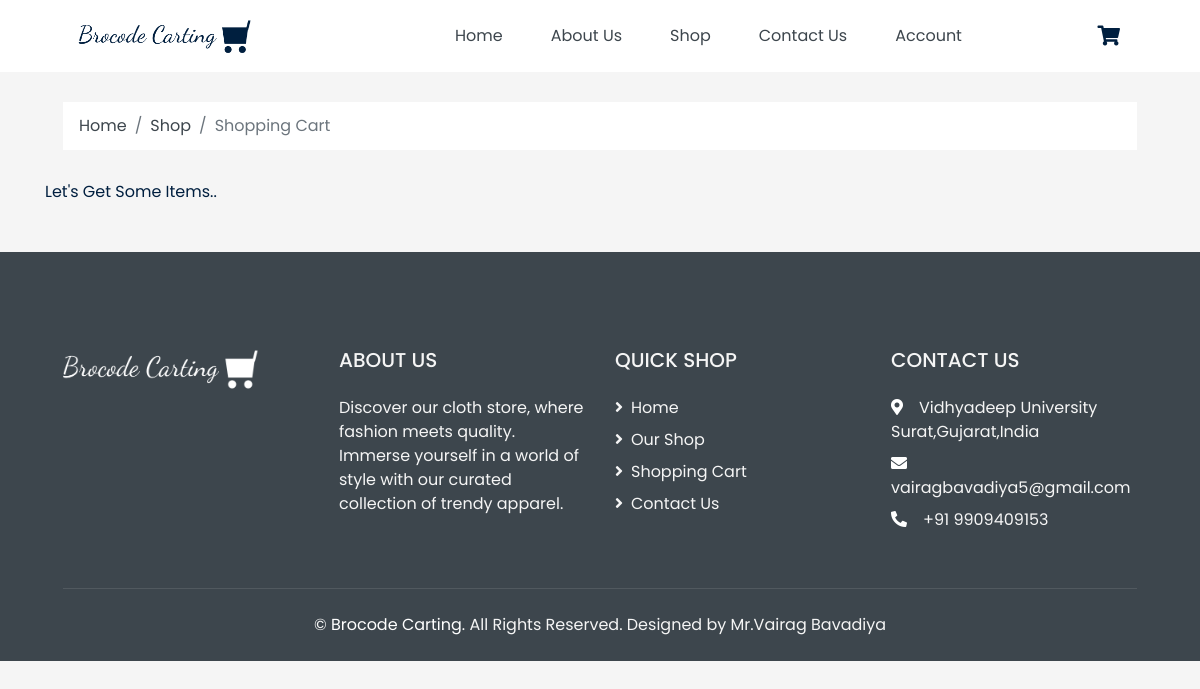
/cart.php (signed in), run on an earlier commit of the app's database.
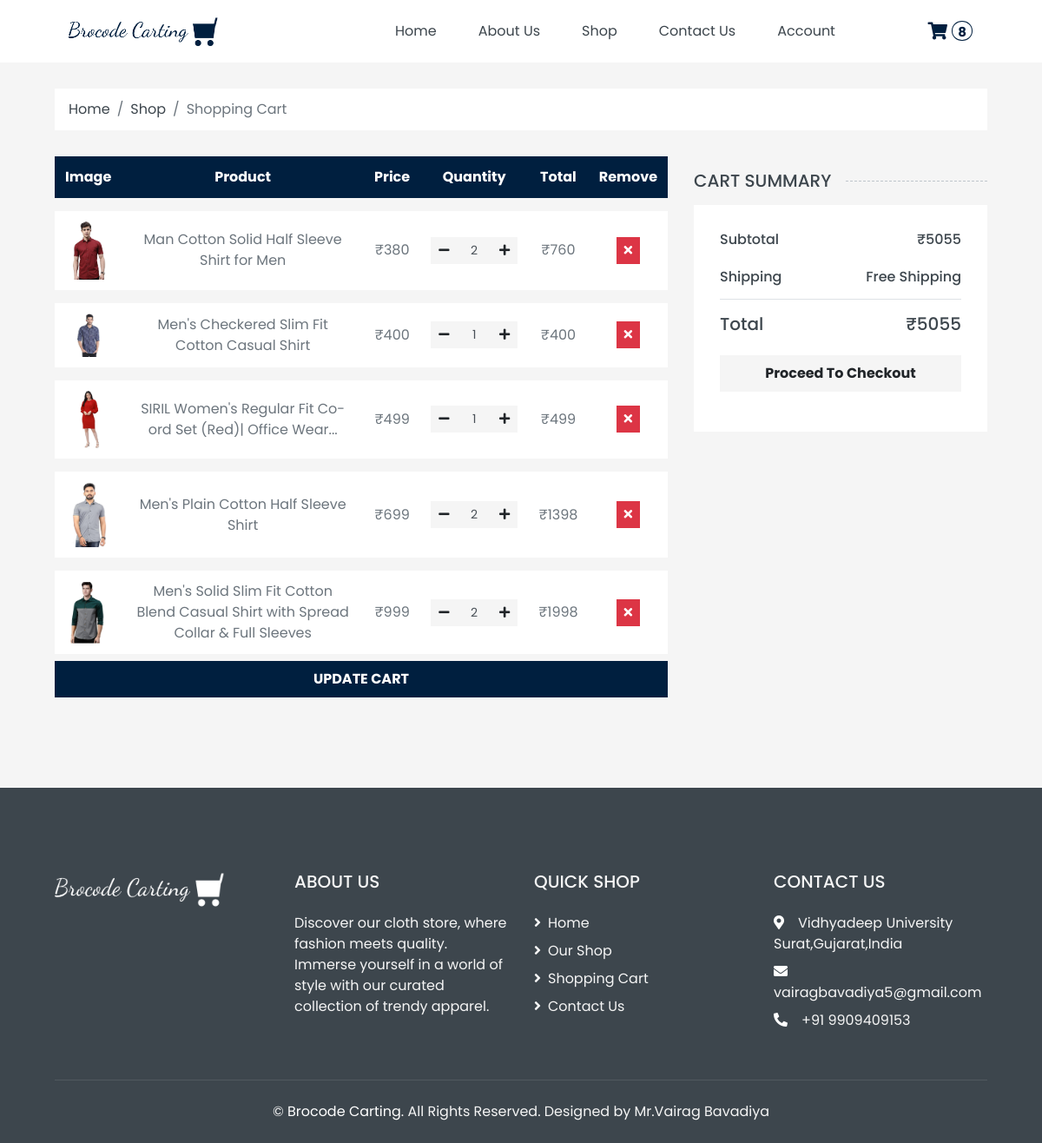
And on a later commit of the database.
### tables this page shows
CREATE TABLE `cart` (
  `id` int(10) NOT NULL,
  `product_id` int(20) DEFAULT NULL,
  `qty` int(20) NOT NULL,
  `user_id` int(20) DEFAULT NULL,
  `amount` decimal(6,2) NOT NULL
);

CREATE TABLE `product` (
  `id` int(20) NOT NULL,
  `category_id` int(20) NOT NULL,
  `variants_id` int(20) NOT NULL,
  `attribute_id` int(20) NOT NULL,
  `p_name` varchar(200) NOT NULL,
  `p_image` longtext DEFAULT NULL,
  `p_description` longtext NOT NULL,
  `stock` int(50) NOT NULL,
  `price` int(50) NOT NULL,
  `created_by` int(20) DEFAULT NULL,
  `updated_by` int(20) DEFAULT NULL,
  `created_at` datetime DEFAULT NULL,
  `updated_at` datetime DEFAULT NULL,
  `is_active` tinyint(1) NOT NULL,
  `is_delete` tinyint(1) DEFAULT NULL
);

### cart.php (the view, shortened to what this page needs)
<?php
require("config.php");
require("header.php");
?>
<div class="container-fluid">
    <div class="row px-xl-5">
        <div class="col-12">
            <nav class="breadcrumb bg-light mb-30">
                <a class="breadcrumb-item text-dark" href="/e-commerce/">Home</a>
                <a class="breadcrumb-item text-dark" href="/e-commerce/shop.php">Shop</a>
                <span class="breadcrumb-item active">Shopping Cart</span>
            </nav>
        </div>
    </div>
</div>
<?php if ($total > 0) : ?>
    <div class="container-fluid">
        <div class="row px-xl-5">
            <div class="col-lg-8 table-responsive mb-5">
                <form method="post">
                    <table class="table table-light table-borderless table-hover text-center mb-0">
                        <thead class="thead-dark">
                            <tr>
                                <th>Image</th>
                                <th>Product</th>
                                <th>Price</th>
                                <th>Quantity</th>
                                <th>Total</th>
                                <th>Remove</th>
                            </tr>
                        </thead>
                        <tbody class="align-middle">
                            <?php $subtotal = 0; ?>
                            <?php if (isset($_SESSION['cart']) && !empty($_SESSION['cart'])) : ?>
                                <?php $i = 0; ?>
                                <?php foreach ($_SESSION['cart'] as $key => $item) : ?>
                                    <?php $subtotal += $item['total_amount']; ?>
                                    <tr>
                                        <td class="align-middle"><img alt="" style="width: 50px;" src="/e-commerce/admin/products/<?php echo $item['product_image']; ?>"></td>
                                        <td class="align-middle"><?php echo $item['product_name']; ?></td>
                                        <td class="align-middle"><?php echo '₹' . $item['price']; ?></td>
                                        <td class="align-middle quantity">
                                            <div class="input-group quantity mx-auto" style="width: 100px;">
                                                <div class="input-group-btn">
                                                    <button class="btn btn-sm btn-secondary btn-minus">
                                                        <i class="fa fa-minus"></i>
                                                    </button>
                                                </div>
                                                <input type="text" class="qty form-control form-control-sm bg-secondary border-0 text-center" value="<?php echo $item['qty']; ?>" min="1" max="10" step="1" data-decimals="0" required name="cart_item[<?php echo $i; ?>][qty]" value="<?php echo isset($item['price']) ? $item['qty'] : ''; ?>">
                                                <div class="input-group-btn">
                                                    <button class="btn btn-sm btn-secondary btn-plus">
                                                        <i class="fa fa-plus"></i>
                                                    </button>
                                                </div>
                                            </div>
                                        </td>
                                        <td class="align-middle"><?php echo '₹' . $item['qty'] * $item['price']; ?></td>
                                        <td class="align-middle">
                                            <button class="btn btn-sm btn-danger remove-cart-item" data-id="<?php echo $key; ?>">
                                                <i class="fa fa-times"></i>
                                            </button>
                                            <input type="hidden" name="cart_item[<?php echo $i; ?>][key]" value="<?php echo $i; ?>" />
                                            <input type="hidden" name="cart_item[<?php echo $i; ?>][price]" value="<?php echo $item['price']; ?>" />
                                            <input type="hidden" name="cart_item[<?php echo $i; ?>][product_id]" value="<?php echo $item['product_id']; ?>" />
                                            <input type="hidden" name="cart_item[<?php echo $i; ?>][product_image]" value="<?php echo $item['product_image']; ?>" />
                                            <input type="hidden" name="cart_item[<?php echo $i; ?>][product_name]" value="<?php echo $item['product_name']; ?>" />
                                        </td>
                                    </tr>
                                    <?php $i++; ?>
                                <?php endforeach; ?>
                            <?php elseif (isset($_SESSION['id']) && $_SESSION['id'] != "") : ?>
                                <?php $query = "SELECT c.id as cart_key,c.amount,c.qty,p.id as product_id,p.p_image,p.p_name,p.price FROM product as p,cart as c where c.product_id = p.id and c.user_id=" . $_SESSION['id']; ?>
                                <?php if ($result = $conn->query($query)) : ?>
                                    <?php $i = 0; ?>
                                    <?php while ($row = $result->fetch_assoc()) : ?>
                                        <?php $subtotal += $row['amount']; ?>
                                        <tr>
                                            <td class="align-middle"><img alt="" style="width: 50px;" src="/e-commerce/admin/products/<?php echo $row['p_image']; ?>"></td>
                                            <td class="align-middle"><?php echo $row['p_name']; ?></td>
                                            <td class="align-middle"><?php echo '₹' . $row['price']; ?></td>
                                            <td class="align-middle quantity">
                                                <div class="input-group quantity mx-auto" style="width: 100px;">
                                                    <div class="input-group-btn">
                                                        <button class="btn btn-sm btn-secondary btn-minus">
                                                            <i class="fa fa-minus"></i>
                                                        </button>
                                                    </div>
                                                    <input type="text" class="qty form-control form-control-sm bg-secondary border-0 text-center" value="<?php echo $row['qty']; ?>" name="cart_item[<?php echo $i; ?>][qty]">
                                                    <div class="input-group-btn">
                                                        <button class="btn btn-sm btn-secondary btn-plus">
                                                            <i class="fa fa-plus"></i>
                                                        </button>
                                                    </div>
                                                </div>
                                            </td>
                                            <td class="align-middle"><?php echo '₹' . $row['qty'] * $row['price']; ?></td>
                                            <td class="align-middle">
                                                <button class="btn btn-sm btn-danger remove-cart-item" data-id="<?php echo $row['cart_key']; ?>">
                                                    <i class="fa fa-times"></i>
                                                </button>
                                            </td>
                                        </tr>
                                        <?php $i++; ?>
                                    <?php endwhile; ?>
                                <?php endif; ?>
                            <?php endif; ?>
                        </tbody>
                    </table>
                    <div class="cart-bottom">
                        <button type="submit" name="update_cart" class="btn btn-block btn-primary my-2 py-2 font-weight-bold" style="color: #fff !important;">
                            <span>UPDATE CART</span>
                        </button>
                    </div>
                </form>
            </div>
            <div class="col-lg-4 pt-3">
                <h5 class="section-title position-relative text-uppercase mb-3"><span class="bg-secondary pr-3">Cart Summary</span></h5>
                <div class="bg-light p-30 mb-5">
                    <div class="border-bottom pb-2">
                        <div class="d-flex justify-content-between mb-3">
                            <h6>Subtotal</h6>
                            <h6>₹<?php echo $subtotal; ?></h6>
                        </div>
                        <div class="d-flex justify-content-between">
                            <h6 class="font-weight-medium">Shipping</h6>
                            <h6 class="font-weight-medium">Free Shipping</h6>
                        </div>
                    </div>
                    <div class="pt-2">
                        <div class="d-flex justify-content-between mt-2">
                            <h5>Total</h5>
                            <h5>₹<?php echo $subtotal; ?></h5>
                        </div>
                        <div class="cart-bottom">
                            <a class="btn btn-block btn-secondary font-weight-bold my-3 py-2" href="/e-commerce/checkout.php">Proceed To Checkout</a>
                        </div>
                    </div>
                </div>
            </div>
        </div>
    </div>
<?php else : ?>
    <div class="container">
        <div class="row">
            <div class="col-md-12">
                <a href="shop.php">Let's Get Some Items..</a>
            </div>
        </div>
    </div>
<?php endif; ?>
<?php require("footer.php"); ?>

### header.php (shortened to what this page needs)
<?php
require('config.php');
$total = 0;
if (isset($_SESSION['cart']) && !empty($_SESSION['cart'])) {
    foreach ($_SESSION['cart'] as $item) {
        $total += $item['qty'];
    }
} else if (isset($_SESSION['id']) && $_SESSION['id'] != "") {
    $cart_sql = "SELECT sum(qty) as totalCartItems FROM `cart` where user_id=" . $_SESSION['id'];
    $cart_result = $conn->query($cart_sql);
    $cart_row = mysqli_fetch_assoc($cart_result);
    $total = $cart_row['totalCartItems'];
}
?>
<!DOCTYPE html>
<html lang="en">
<head>
    <link href="https://cdnjs.cloudflare.com/ajax/libs/font-awesome/5.10.0/css/all.min.css" rel="stylesheet">
    <link rel="stylesheet" href="//cdn.jsdelivr.net/npm/alertifyjs@1.13.1/build/css/alertify.min.css" />
    <link href="lib/animate/animate.min.css" rel="stylesheet">
    <link href="lib/owlcarousel/assets/owl.carousel.min.css" rel="stylesheet">
    <link href="css/style.css" rel="stylesheet">
</head>
<body>
    <div class="container-fluid bg-white mb-30">
        <div class="row px-xl-5">
            <div class="col-lg-4 d-flex align-items-center">
                <a href="/e-commerce/">
                    <img src="/e-commerce/img/logo-color.png" class="site-logo" />
                </a>
            </div>
            <div class="col-lg-8">
                <nav class="navbar navbar-expand-lg bg-white navbar-white py-3 py-lg-0 px-0">
                    <div class="collapse navbar-collapse justify-content-between" id="navbarCollapse">
                        <div class="navbar-nav mr-auto py-3 site-nav">
                            <a href="/e-commerce/" class="nav-item nav-link text-dark">Home</a>
                            <a href="/e-commerce/about.php" class="nav-item nav-link text-dark">About Us</a>
                            <a href="/e-commerce/shop.php" class="nav-item nav-link text-dark">Shop</a>
                            <a href="/e-commerce/contact.php" class="nav-item nav-link text-dark">Contact Us</a>
                            <?php
                            if (isset($_SESSION['id']) && $_SESSION['id'] != "") {
                            ?>
                                <a href="/e-commerce/my_account.php" class="nav-link nav-item text-dark">Account</a>
                            <?php } else { ?>
                                <a href="/e-commerce/login.php" class="nav-link nav-item text-dark">Login</a>
                            <?php }
                            ?>
                        </div>
                        <a href="cart.php" class="btn btn-lg">
                            <i class="fas fa-shopping-cart text-primary"></i>
                            <span id="cart-text" class="badge text-primary border border-primary rounded-circle" style="padding-bottom: 2px;"><?php echo $total; ?></span>
                        </a>
                    </div>
                </nav>
            </div>
        </div>
    </div>

### footer.php (shortened to what this page needs)
<div class="container-fluid bg-dark text-secondary mt-5 pt-5">
    <div class="row px-xl-5 py-5">
        <div class="col-md-3">
            <a href="/e-commerce/">
                <img src="/e-commerce/img/logo-white.png" class="site-logo" />
            </a>
        </div>
        <div class="col-md-3">
            <h5 class="text-secondary text-uppercase mb-4">About us</h5>
            <p class="mb-4">Discover our cloth store, where fashion meets quality. Immerse yourself in a world of style with our curated collection of trendy apparel.</p>
        </div>
        <div class="col-md-3">
            <h5 class="text-secondary text-uppercase mb-4">Quick Shop</h5>
            <div class="d-flex flex-column justify-content-start">
                <a class="text-secondary mb-2" href="/e-commerce/"><i class="fa fa-angle-right mr-2"></i>Home</a>
                <a class="text-secondary mb-2" href="/e-commerce/shop.php"><i class="fa fa-angle-right mr-2"></i>Our Shop</a>
                <a class="text-secondary mb-2" href="/e-commerce/cart.php"><i class="fa fa-angle-right mr-2"></i>Shopping
                    Cart</a>
                <a class="text-secondary" href="/e-commerce/contact.php"><i class="fa fa-angle-right mr-2"></i>Contact Us</a>
            </div>
        </div>
        <div class="col-md-3">
            <h5 class="text-secondary text-uppercase mb-4">Contact Us</h5>
            <p class="mb-2"><i class="fa fa-map-marker-alt text-white mr-3"></i>Vidhyadeep University Surat,Gujarat,India</p>
            <p class="mb-2"><i class="fa fa-envelope text-white mr-3"></i>vairagbavadiya5@gmail.com</p>
            <p class="mb-2"><i class="fa fa-phone-alt text-white mr-3"></i>+91 9909409153</p>
        </div>
    </div>
    <div class="row border-top mx-xl-5 py-4" style="border-color: rgba(256, 256, 256, .1) !important;">
        <div class="col-md-12 px-xl-0">
            <p class="mb-md-0 text-center text-secondary">
                &copy; <a class="text-white" href="/e-commerce/">Brocode Carting</a>. All Rights Reserved. Designed
                by Mr.Vairag Bavadiya
            </p>
        </div>
    </div>
</div>
</body>
</html>

### header.php (style rules this page uses)
.site-logo { max-width: 200px; }
.navbar-expand-lg .navbar-nav .nav-link { padding-right: 1.5rem; padding-left: 1.5rem; }
.table .thead-dark th { background-color: #001F3F; border-color: #001F3F; }

What changed in the data, as far as the page shows it:
added cart: product.p_image (picture), product.p_name "Man Cotton Solid Half Sleeve Shirt for Men", product.price "380", qty "2", $row['qty']*$row['price'] "760"
added cart: product.p_image (picture), product.p_name "Men's Checkered Slim Fit Cotton Casual Shirt", product.price "400", qty "1", $row['qty']*$row['price'] "400"
added cart: product.p_image (picture), product.p_name "SIRIL Women's Regular Fit Co-ord Set (Red)| Office Wear...", product.price "499", qty "1", $row['qty']*$row['price'] "499"
added cart: product.p_image (picture), product.p_name "Men's Plain Cotton Half Sleeve Shirt", product.price "699", qty "2", $row['qty']*$row['price'] "1398"
added cart: product.p_image (picture), product.p_name "Men's Solid Slim Fit Cotton Blend Casual Shirt with Spread Collar & Full Sleeves", product.price "999", qty "2", $row['qty']*$row['price'] "1998"
Also different on the page:
$total: (not shown) → "8"
$subtotal: (not shown) → "5055"
text no longer shown: "Let's Get Some Items.."
text now shown: "Image Product Price Quantity Total Remove UPDATE CART CART SUMMARY Subtotal ₹ Shipping Free Shipping Total ₹ Proceed To Checkout"
